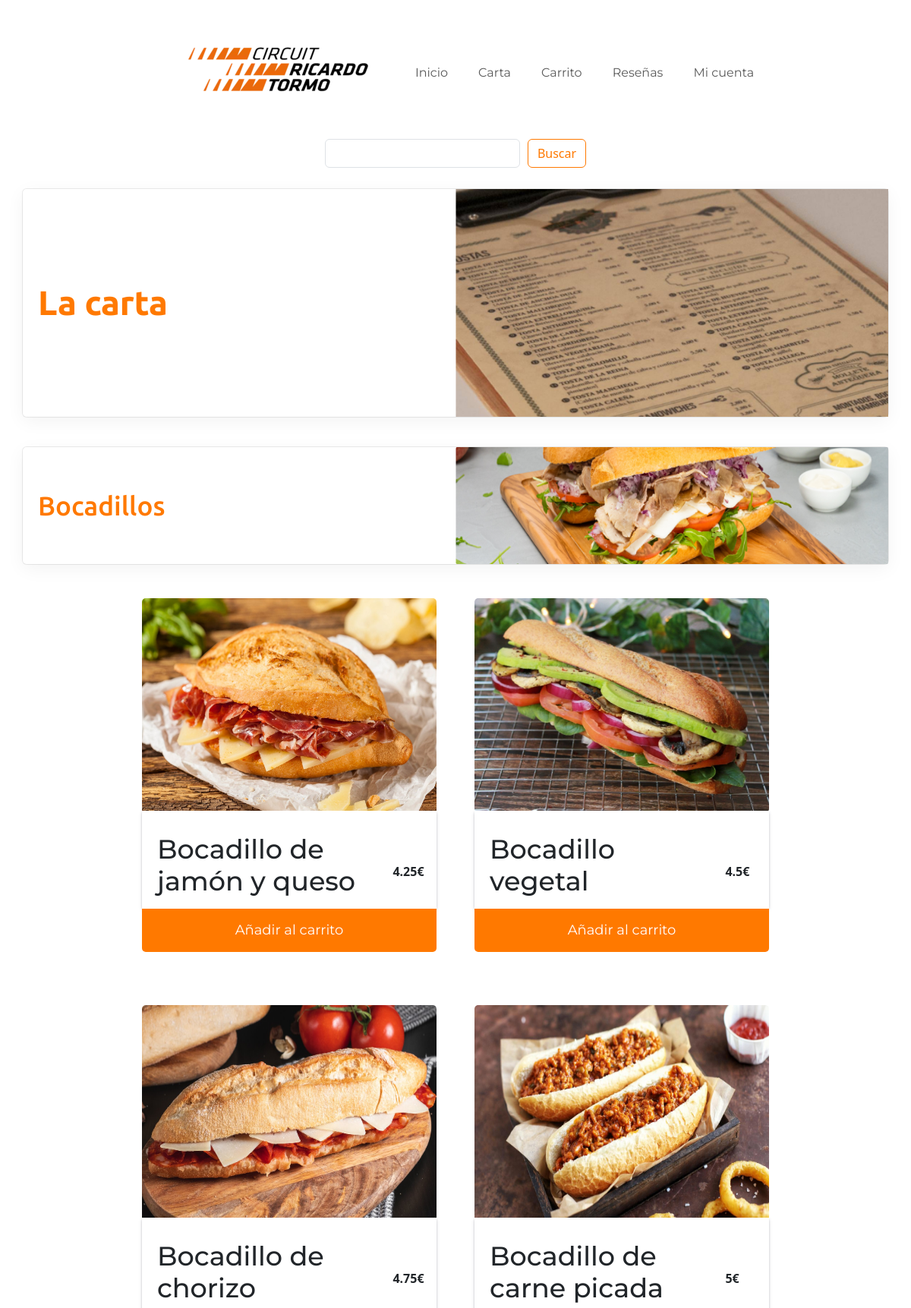
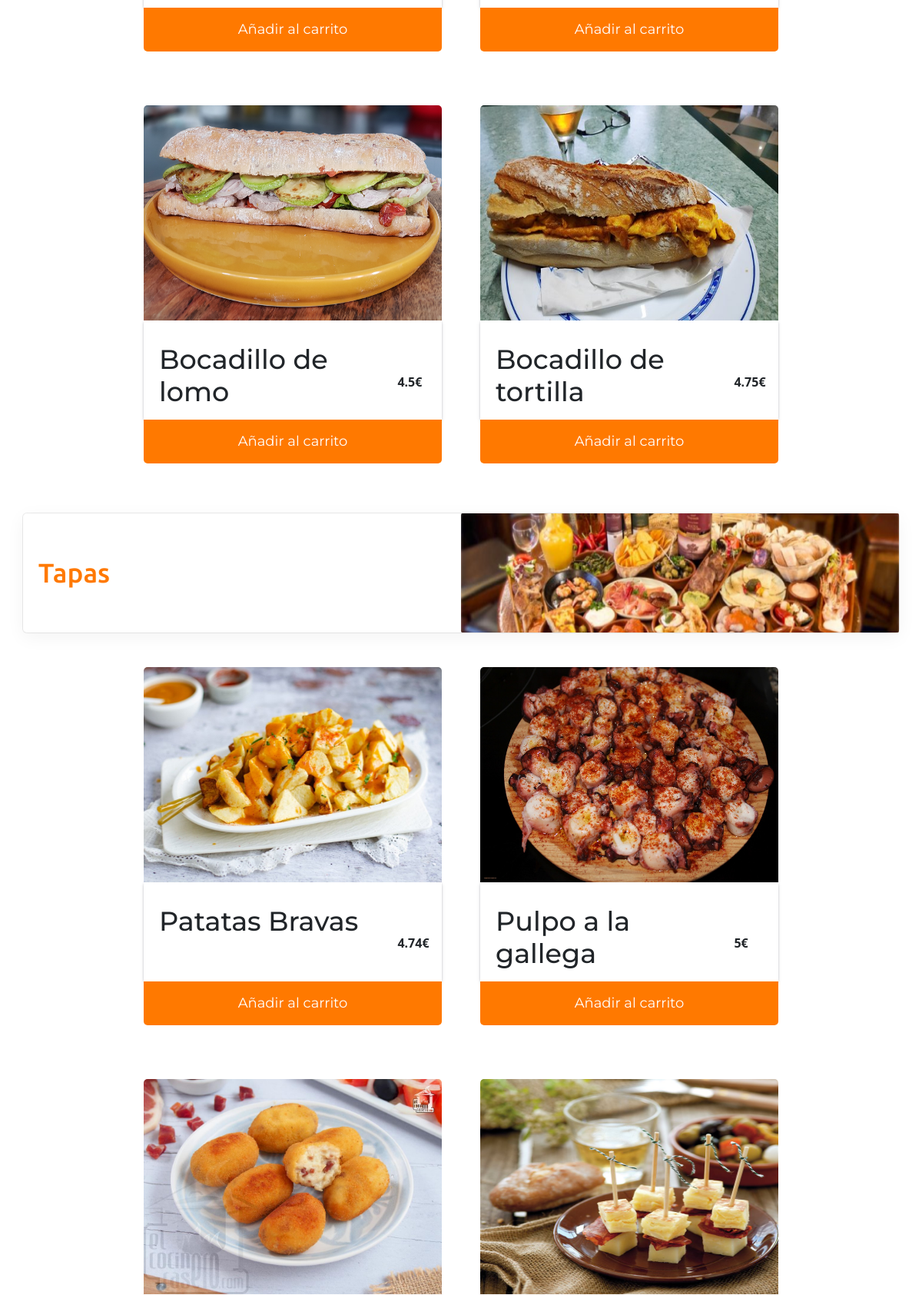
The page /?controller=producto (signed in, upper part) on the database its author committed (2 pictures, top to bottom).
### tables this page shows
CREATE TABLE `productos` (
  `producto_id` int(255) NOT NULL,
  `nombre_producto` varchar(255) NOT NULL,
  `precio_unidad` double NOT NULL,
  `categoria_id` int(11) NOT NULL,
  `img` varchar(255) DEFAULT NULL
);

### modelo/productoDAO.php (called while the page is built, shortened)
<?php
    include_once 'modelo/Bocadillo.php';
    include_once 'modelo/Tapa.php';
    class productoDAO {
        public static function getProductByType($tipo) {
            $con = database::connect();
            $stmt = $con->prepare("SELECT * FROM PRODUCTOS WHERE categoria_id=?");
            $stmt->bind_param("i", $tipo);
            $stmt->execute();
            $result = $stmt->get_result();
            if($tipo == 1) {
                $categoria = "Bocadillo";
            } else if($tipo == 2) {
                $categoria = "Tapa";
            } else if($tipo == 3) {
                $categoria = "Hamburguesa";
            }
            $listaProductos = [];
            while($productoDB = $result->fetch_object($categoria)){
                $listaProductos[] = $productoDB;
            }
            return $listaProductos;
        }
    }
?>

### modelo/Bocadillo.php (called while the page is built, shortened)
<?php
    class Bocadillo extends Producto{
        public function getNombre(){
            return $this->nombre_producto;
        }
        public function getPrecioUnidad(){
            return $this->precio_unidad;
        }
        public function getImg()
        {
                return $this->img;
        }
    }
?>

### modelo/Tapa.php (called while the page is built, shortened)
<?php
    class Tapa extends Producto{
        public function getNombre(){
            return $this->nombre_producto;
        }
        public function getPrecioUnidad(){
            return $this->precio_unidad;
        }
        public function getImg()
        {
                return $this->img;
        }
    }
?>

### vista/carta.php (the view, shortened to what this page needs)
<?php
    include_once 'controlador/productoController.php';
    include_once 'modelo/productoDAO.php';
    include_once 'vista/header.php';
?>
<section class="container-fluid">
    <div class="row d-flex justify-content-center seccion-presentacion">
        <div class="col-12 col-sm-12 col-md-12 col-lg-6 div-presentacion-titulo">
            <h2>La carta</h2>
        </div>
        <div class="col-12 col-sm-12 col-md-12 col-lg-6 div-presentacion-img">
            <img src="imagenes/categorias/categoriacarta.png" alt="Imagen de la seccion de la carta">
        </div>
    </div>
</section>
<section class="container-fluid">
    <div class="row d-flex justify-content-center seccion-categoria">
        <div class="col-12 col-sm-12 col-md-12 col-lg-6 div-categoria-titulo">
            <h2>Bocadillos</h2>
        </div>
        <div class="col-12 col-sm-12 col-md-12 col-lg-6 div-categoria-img">
            <img src="imagenes/categorias/categoriabocadillos.png" alt="Imagen de la categoria de bocadillos">
        </div>
    </div>
</section>
<div class="container-fluid">
    <div class="row d-flex justify-content-center seccion-productos">
    <?php
        foreach($bocadillos as $bocadillo) {
    ?>
        <div class="col-12 col-sm-12 col-md-6 col-lg-4 div-producto">
            <div class="div-producto-img">
                <img src=" <?php echo $bocadillo->getImg() ?>" alt="Imagen de producto">
            </div>
            <div class="div-producto-detalles">
                <h3><?= $bocadillo->getNombre() ?></h3>
                <p><?= $bocadillo->getPrecioUnidad() ?>€</p>
            </div>
            <form action="<?= URL ?>?controller=producto&action=añadirCarrito" method="post">
                <input class="boton-añadir" type="submit" name="añadircarro" value="Añadir al carrito">
            </form>
        </div>
    <?php
        }
    ?>
    </div>
</div>
<section class="container-fluid">
    <div class="row d-flex justify-content-center seccion-categoria">
        <div class="col-12 col-sm-12 col-md-12 col-lg-6 div-categoria-titulo">
            <h2>Tapas</h2>
        </div>
        <div class="col-12 col-sm-12 col-md-12 col-lg-6 div-categoria-img">
            <img src="imagenes/categorias/tapas.png" alt="Imagen de la categoria de tapas">
        </div>
    </div>
</section>
<div class="container-fluid">
    <div class="row d-flex justify-content-center seccion-productos">
    <?php
        foreach($tapas as $tapa) {
    ?>
        <div class="col-12 col-sm-12 col-md-6 col-lg-4 div-producto">
            <div class="div-producto-img">
                <img src=" <?php echo $tapa->getImg() ?>" alt="Imagen de producto">
            </div>
            <div class="div-producto-detalles">
                <h3><?= $tapa->getNombre() ?></h3>
                <p><?= $tapa->getPrecioUnidad() ?>€</p>
            </div>
            <form action="<?= URL ?>?controller=producto&action=añadirCarrito" method="post">
                <input class="boton-añadir" type="submit" name="añadircarro" value="Añadir al carrito">
            </form>
        </div>
    <?php
        }
    ?>
    </div>
</div>
</body>
</html>

### css/carrito.css (style rules this page uses)
body { margin-left: 30px; margin-right: 30px; }
.container-fluid { display: flex; justify-content: center; }

### css/estilos.css (style rules this page uses)
body .container-fluid { display: flex; align-items: center; justify-content: center; flex-direction: column; max-width: 1440px; }

### css/carta.css (style rules this page uses)
.container-fluid { display: flex; justify-content: center; }
.seccion-presentacion { box-shadow: rgba(0, 0, 0, 0.05) 0px 6px 24px 0px, rgba(0, 0, 0, 0.08) 0px 0px 0px 1px; margin-top: 20px; margin-bottom: 20px; border-radius: 5px; width: 100%; }
.div-presentacion-titulo { padding: 0px; display: flex; align-items: center; height: 300px; }
.div-presentacion-titulo h2 { padding-left: 20px; margin: 0px; font-size: 45px; font-weight: 550; color: #ff7900; font-family: 'Ubuntu', sans-serif; }
.div-presentacion-img { padding: 0px; overflow: hidden; }
.div-presentacion-img img { width: 100%; height: 300px; }
.seccion-categoria { box-shadow: rgba(0, 0, 0, 0.05) 0px 6px 24px 0px, rgba(0, 0, 0, 0.08) 0px 0px 0px 1px; margin-top: 20px; margin-bottom: 20px; border-radius: 5px; width: 100%; }
.div-categoria-titulo { padding: 0px; display: flex; align-items: center; height: 154.32px; }
.div-categoria-titulo h2 { padding-left: 20px; margin: 0px; font-size: 35px; font-weight: 500; color: #ff7900; font-family: 'Ubuntu', sans-serif; }
.div-categoria-img { padding: 0px; overflow: hidden; }
.div-categoria-img img { width: 100%; height: 154.32px; }
.div-producto { padding: 0px; }
.div-producto { max-width: 430px; border-radius: 5px; margin: 25px; }
.div-producto-img img { height: 280px; width: 100%; border-radius: 5px 5px 0px 0px; }
.div-producto-detalles { padding-top: 30px; box-shadow: rgba(50, 50, 93, 0.25) 0px 2px 5px -1px, rgba(0, 0, 0, 0.3) 0px 1px 3px -1px; display: flex; align-items: center; }
.div-producto-detalles h3 { font-size: 35px; font-family: 'Montserrat', sans-serif; margin-bottom: 15px; padding: 0px 20px 0px 20px; width: 80%; height: 84px; }
.div-producto-detalles p { padding-left: 20px; margin-bottom: 0px; font-weight: 700; }
.boton-añadir { width: 100%; padding: 15px 30px 15px 30px; background-color: #ff7900; border: none; border-radius: 0px 0px 5px 5px; font-family: 'Montserrat', sans-serif; color: white; font-size: 18px; }

### css/form.css (style rules this page uses)
form input { margin: 0px 0px 20px 0px; }

### css/reviews.css (style rules this page uses)
.container-fluid { max-width: 1450px; display: flex; justify-content: center; padding: 0; }

### rows shown on the page
productos: img (picture), nombre_producto "Bocadillo de jamón y queso", precio_unidad "4.25"
productos: img (picture), nombre_producto "Bocadillo vegetal", precio_unidad "4.5"
productos: img (picture), nombre_producto "Bocadillo de chorizo", precio_unidad "4.75"
productos: img (picture), nombre_producto "Bocadillo de carne picada", precio_unidad "5"
productos: img (picture), nombre_producto "Bocadillo de lomo", precio_unidad "4.5"
productos: img (picture), nombre_producto "Bocadillo de tortilla", precio_unidad "4.75"
productos: img (picture), nombre_producto "Patatas Bravas", precio_unidad "4.74"
productos: img (picture), nombre_producto "Pulpo a la gallega", precio_unidad "5"
productos: img (picture)
productos: img (picture)
